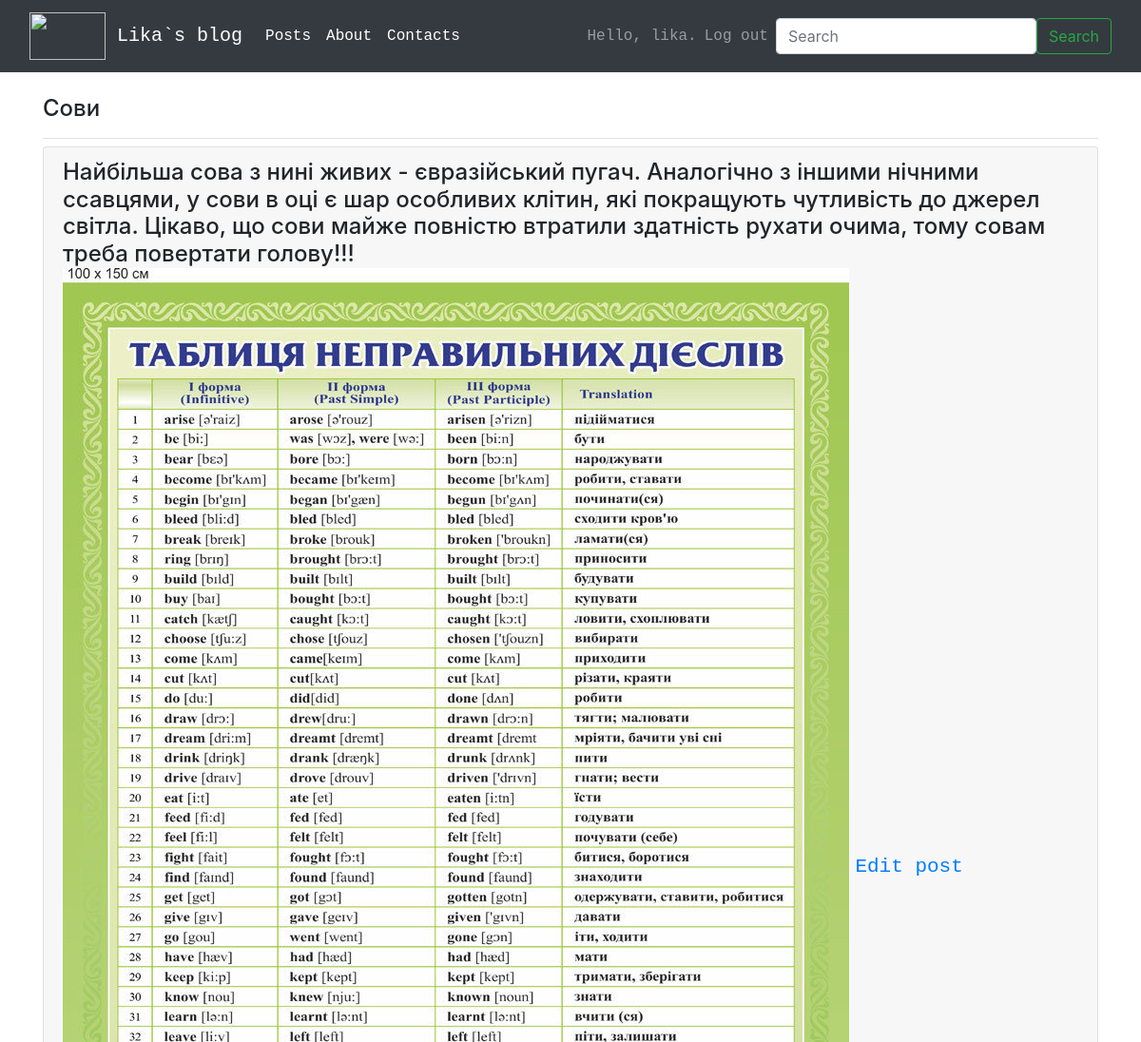
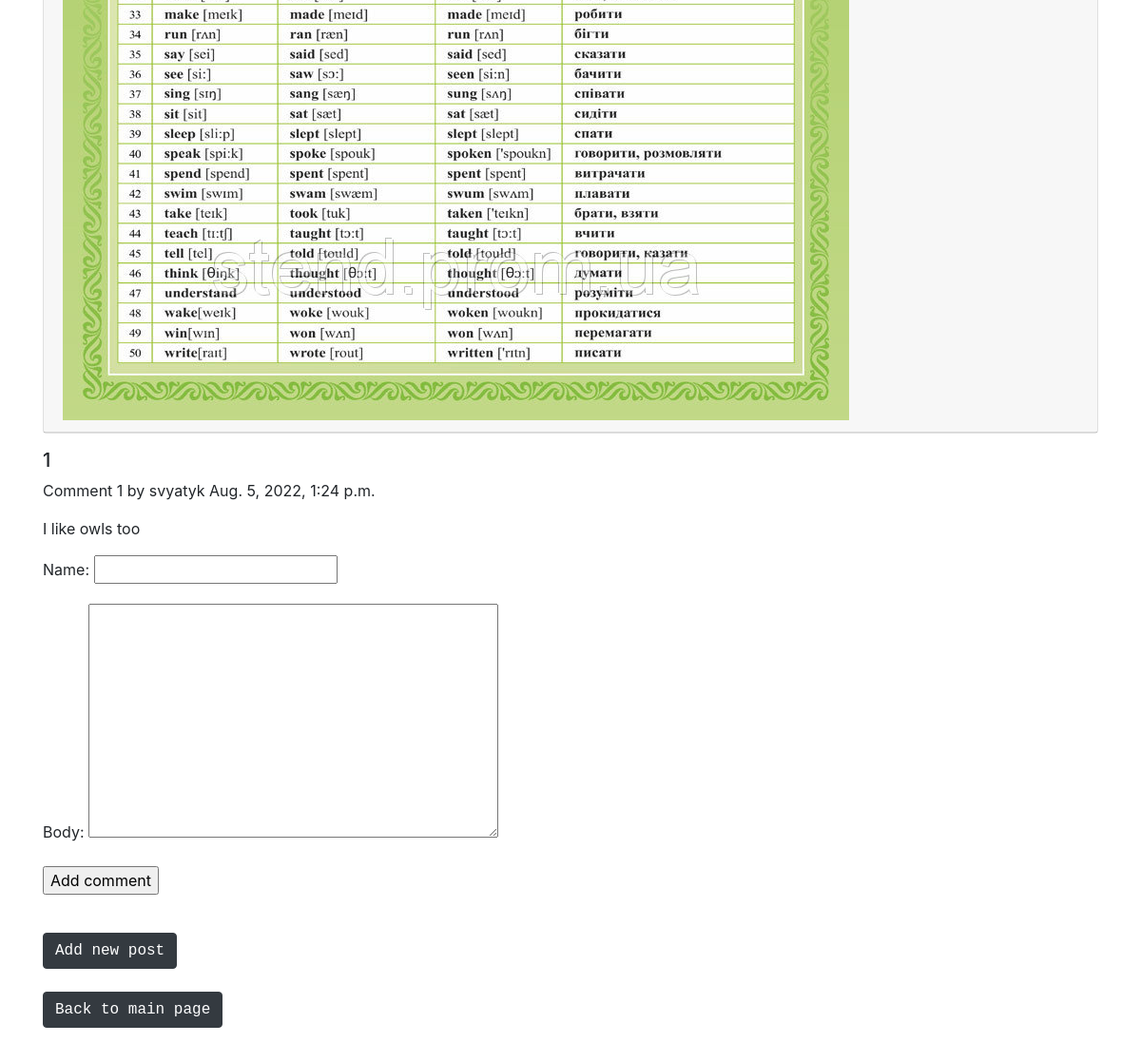
Page /post/11/ (signed in) on the committed database (2 pictures, top to bottom).
### blogs/models.py (models this page shows, shortened)
class BlogPost(models.Model):
    title = models.CharField(max_length=200, db_index=True)
    text = models.TextField()
    image = models.ImageField(upload_to='images/%Y/%m/%d/', blank=True)
    date_added = models.DateTimeField(auto_now_add=True)
    owner = models.ForeignKey(User, on_delete=models.CASCADE) #on_delete=, blank=True, null=True

class Comment(models.Model):
    post = models.ForeignKey(BlogPost,  related_name='comments', on_delete=models.CASCADE)
    name = models.CharField(max_length=80)
    body = models.TextField()
    created = models.DateTimeField(auto_now_add=True)
    updated = models.DateTimeField(auto_now=True)
    active = models.BooleanField(default=True)
    class Meta:
        ordering = ('created',)

### blogs/views.py (the view)
# urls.py: path('post/<int:post_id>/', views.post, name='post'),
def post(request, post_id):
    post = BlogPost.objects.get(id=post_id)
    title = post.title
    text = post.text
    image = post.image
    comments = post.comments.filter(active=True)
    if request.method == 'POST':
        comment_form = CommentForm(data=request.POST)
        if comment_form.is_valid():
            new_comment = comment_form.save(commit=False)
            new_comment.post = post
            new_comment.save()
    else:
        comment_form = CommentForm()
    context = {'post': post, 'title': title, 'text': text, 'image': image, 'comments': comments, 'comment_form': comment_form}
    return render(request, 'blogs/post.html', context)

### blogs/forms.py
class CommentForm(forms.ModelForm):
    class Meta:
        model = Comment
        fields = ('name', 'body')

### blogs/templates/blogs/post.html (shortened to what this page needs)
{% extends 'blogs/base.html' %}
{% block page_header %}
 <h4>{{ title }}</h4>
{% endblock page_header %}
{% block content %}
    <div class="card mb-3">
      <h4 class="card-header">
        {{ text }}
        <img src="{{ post.image.url }}">
        <small><a href="{% url 'blogs:edit_post' post.id %}"> Edit post </a></small>
      </h4>
    </div>
{% with comments.count as total_comments %}
    <h5>
        {{ total_comments }}{{ total_comments|pluralize }}
    </h5>
{% endwith %}
{% for comment in comments %}
    <div class="comment">
        <p class="info">
            Comment {{ forloop.counter }} by {{ comment.name }}
            {{ comment.created }}
        </p>
        {{ comment.body|linebreaks }}
    </div>
{% empty %}
    <p>There are no comments yet.</p>
{% endfor %}
{% if new_comment %}
    <h2>Your comment has been added.</h2>
{% else %}
    <form action="." method="post">
        {{ comment_form.as_p }}
        <p><input type="submit" value="Add comment"></p>
    </form>
{% endif %}
<br>
<p><a class="btn btn-dark" href="{% url 'blogs:new_post' %}" role="button" target="_blank">Add new post</a>
  <br>
  <br>
  <a class="btn btn-dark" href="{% url 'blogs:index' %}" role="button" target="_blank"> Back to main page</a>
</p>
{% endblock content %}

### blogs/templates/blogs/base.html (shortened to what this page needs)
{% load bootstrap4 %}
<!doctype html>
<html lang="en">
  <head>
    {% bootstrap_css %}
  </head>
  <body>
    <nav class="navbar navbar-expand-md navbar-dark bg-dark mb-4">
      <div class="container-fluid">
        <a class="navbar-brand" href="{% url 'blogs:index' %}">
          <img src="https://c.tenor.com/0tBle4PB_hcAAAAC/sailor-moon-mad.gif" alt="" width="80" height="50"> Lika`s blog </a>
        <div class="collapse navbar-collapse" id="navbarCollapse">
          <ul class="navbar-nav me-auto mb-2 mb-md-0">
            <li class="nav-item">
              <a class="nav-link active" aria-current="page" href="{% url 'blogs:posts' %}">Posts</a>
            </li>
            <li class="nav-item">
              <a class="nav-link active" aria-current="page">About</a>
            </li>
            <li class="nav-item">
              <a class="nav-link active" aria-current="page">Contacts</a>
            </li>
          </ul>
          <ul class="navbar-nav ml-auto">
            {% if user.is_authenticated %}
              <li class="nav-item">
                <span class="navbar-text"}>Hello, {{ user.username }}.</span>
              </li>
              <li class="nav-item">
                <a class="nav-link" href="{% url 'users:logout' %}">Log out</a>
              </li>
            {% else %}
            <li class="nav-item">
              <a class="btn btn-dark" href="{% url 'users:register' %}" role="button" target="_blank">Register</a>
            </li>
            <li class="nav-item">
              <a class="nav-link" href="{% url 'users:login' %}">Log in</a></li>
            {% endif%}
          </ul>
          <form class="d-flex" role="search" action="{% url 'blogs:posts' %}">
            <input class="form-control me-2" type="search" placeholder="Search" aria-label="Search" name="search">
            <button class="btn btn-outline-success" type="submit">Search</button>
          </form>
        </div>
      </nav>
      <main role="main" class="container">
        <div class="pb-2 mb-2 border-bottom">
          {% block page_header %}{% endblock page_header %}
        </div>
        <div>
          {% block content %}{% endblock content %}
        </div>
      </main>
</body>
</html>

### blogs/templates/blogs/base.html (style rules this page uses)
ul li { font-family: Courier New, monospace; }
a { font-family: OCR A Std, monospace; }

### rows in the picture
BlogPost: title "Сови", text "Найбільша сова з нині живих - євразійський пугач. Аналогічно з іншими нічними ссавцями, у сови в оці є шар особливих клітин, які покращують чутливість до джерел світла. Цікаво, що сови майже повністю втратили здатність рухати очима, тому совам треба повертати голову!!!", image (picture)
Comment: name "svyatyk", created "Aug. 5, 2022, 1:24 p.m.", body "I like owls too"

### other values in the picture
{{ user.username }} "lika"
{{ total_comments }} "1"
